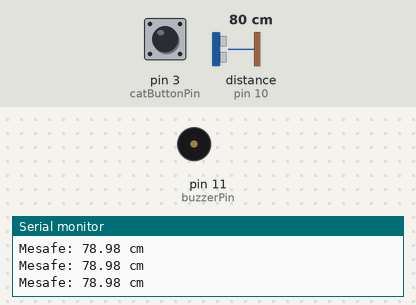
Simulated run of this sketch. Board: Arduino Uno, built with avr-gcc and run on an emulated ATmega328P. Shown: buzzer (waves = sounding, pin HIGH), the last lines printed to the serial monitor. Wiring (inferred from the names in the program): ultrasonic range finder: trigger pin 9; echo pin 10. Inputs (shaded band) come from the test bench; at power-on: distance to the obstacle (sensor on pin 10) 80 cm, pin 3 (catButtonPin) HIGH. The echo pulse lasts 58.3 µs per cm; pins used as bus, display or sensor lines are not drawn.

Above: at 1.3 s.
1.4 s: distance to the obstacle (sensor on pin 10) set to 54 cm
2.9 s: distance to the obstacle (sensor on pin 10) set to 45 cm
At 3.8 s:
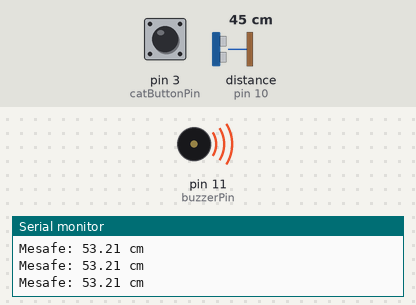
5.9 s: distance to the obstacle (sensor on pin 10) set to 60 cm
At 6.7 s:
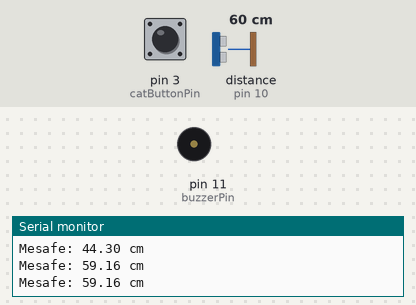
Timing chart, 0 to 8.9 s (numbered marks = the images above; inputs shaded):
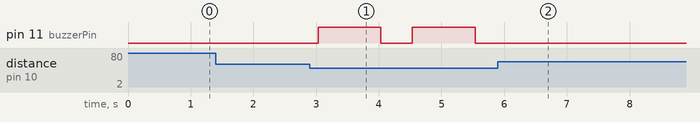

Measured:
- the behaviour switches between 51 and 50 cm on distance to the obstacle (sensor on pin 10) (found by bisection; images 0 and 1)
- after the input at 2.9 s, pin 11 (buzzerPin): alternates HIGH for 1.0 s and LOW for 0.50 s, starting after 0.13 s
- after the input at 5.9 s, pin 11 (buzzerPin): stops changing and stays LOW

The sketch:

Kedi-Kovucu.ino
```cpp
                                                       // Proje Tarafından Yazılmıştır : MuratAlpTR //

// Ultrasonik sensör kullanarak hayvanları uzaklaştırma

const int trigPin = 9; // Ultrasonik sensörün trig pini
const int echoPin = 10; // Ultrasonik sensörün echo pini
const int buzzerPin = 11; // Buzzer pini
const int catButtonPin = 3; // Kedi butonu pini

void setup() {
  pinMode(trigPin, OUTPUT);
  pinMode(echoPin, INPUT);
  pinMode(buzzerPin, OUTPUT);
  pinMode(catButtonPin, INPUT_PULLUP); // Kedi butonunu içeri çekme direnci ile bağla
  Serial.begin(9600);
}

void loop() {
  digitalWrite(trigPin, LOW);
  delayMicroseconds(2);
  digitalWrite(trigPin, HIGH);
  delayMicroseconds(10);
  digitalWrite(trigPin, LOW);

  long duration = pulseIn(echoPin, HIGH);
  float distance = duration * 0.034 / 2;

  if (distance < 50) { // Eğer hayvan 50 cm'den daha yakınsa
    digitalWrite(buzzerPin, HIGH); // Buzzer'ı çal
    delay(1000); // 1 saniye beklet
    digitalWrite(buzzerPin, LOW); // Buzzer'ı kapat
  }

    // Kedi butonunu kontrol et
  if (digitalRead(catButtonPin) == LOW) {
    Serial.println("Kedi butonuna basıldı!");
    // Kedi kovucu işlemleri burada yapılabilir
  }

  Serial.print("Mesafe: ");
  Serial.print(distance);
  Serial.println(" cm");
  delay(500); // 0.5 saniye beklet
}

                                                       // Proje Tarafından Yazılmıştır : MuratAlpTR //
```
